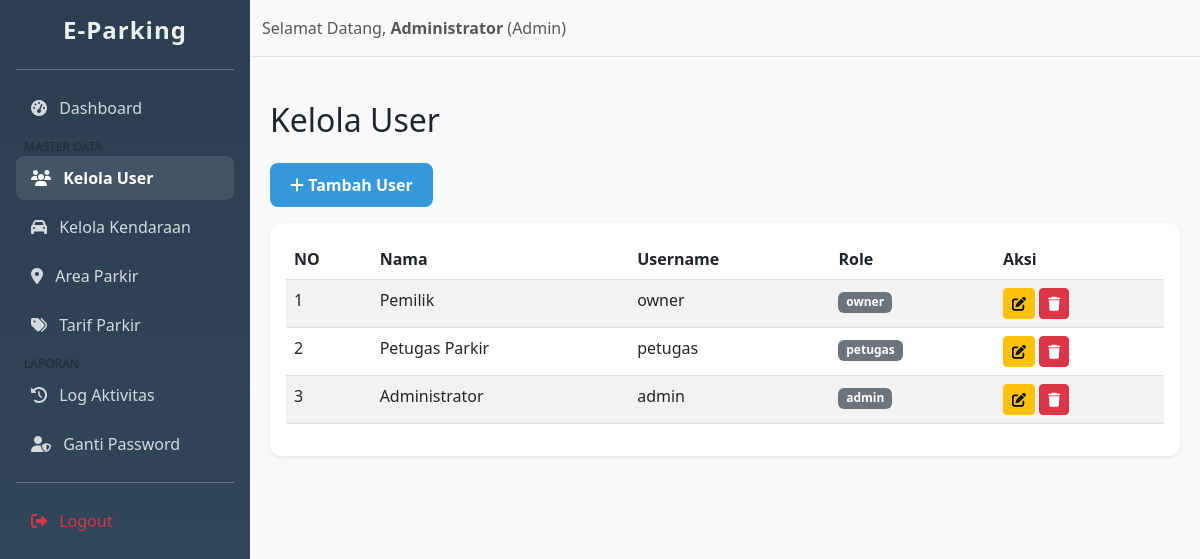
Page /pages/admin/user_read.php (signed in) on the committed database.
### tables this page shows
CREATE TABLE `tabel_users` (
  `id_user` int(11) NOT NULL AUTO_INCREMENT,
  `nama_user` varchar(100) NOT NULL,
  `username` varchar(50) NOT NULL,
  `password` varchar(255) NOT NULL,
  `role` enum('admin','petugas','owner') NOT NULL,
  `created_at` timestamp NOT NULL DEFAULT current_timestamp(),
  PRIMARY KEY (`id_user`),
  UNIQUE KEY `username` (`username`)
);

### pages/admin/user_read.php (the view, shortened to what this page needs)
<?php
include '../../config/database.php';
include '../../includes/header.php';
include '../../includes/sidebar.php';
?>
<div class="flex-grow-1 bg-light">
    <?php include '../../includes/navbar.php'; ?>
    <div class="content">
        <h2 class="mb-4">Kelola User</h2>
        <a href="user_add.php" class="btn btn-primary mb-3"><i class="fas fa-plus"></i> Tambah User</a>
        <div class="card border-0 shadow-sm">
            <div class="card-body">
                <table class="table table-striped table-hover">
                    <thead>
                        <tr>
                            <th>NO</th>
                            <th>Nama</th>
                            <th>Username</th>
                            <th>Role</th>
                            <th>Aksi</th>
                        </tr>
                    </thead>
                    <tbody>
                        <?php
                        $no = 1;
                        $query = mysqli_query($conn, "SELECT * FROM tabel_users ORDER BY id_user DESC");
                        while ($row = mysqli_fetch_assoc($query)) {
                        ?>
                        <tr>
                            <td><?= $no++ ?></td>
                            <td><?= $row['nama_user'] ?></td>
                            <td><?= $row['username'] ?></td>
                            <td><span class="badge bg-secondary"><?= $row['role'] ?></span></td>
                            <td>
                                <a href="user_edit.php?id=<?= $row['id_user'] ?>" class="btn btn-warning btn-sm"><i class="fas fa-edit"></i></a>
                                <a href="user_delete.php?id=<?= $row['id_user'] ?>" class="btn btn-danger btn-sm" onclick="return confirm('Yakin hapus user ini?')"><i class="fas fa-trash"></i></a>
                            </td>
                        </tr>
                        <?php } ?>
                    </tbody>
                </table>
            </div>
        </div>
    </div>
</div>
<?php include '../../includes/footer.php'; ?>

### includes/header.php (shortened to what this page needs)
<?php
$in_sub = (strpos($_SERVER['PHP_SELF'], '/pages/') !== false);
$prefix = $in_sub ? '../../' : '';
?>
<!DOCTYPE html>
<html lang="id">
<head>
    <link href="https://cdn.jsdelivr.net/npm/bootstrap@5.3.0/dist/css/bootstrap.min.css" rel="stylesheet">
    <link href="<?= $prefix ?>assets/style.css" rel="stylesheet">
    <link rel="stylesheet" href="https://cdnjs.cloudflare.com/ajax/libs/font-awesome/6.4.0/css/all.min.css">
</head>
<body>
<div class="d-flex">

### includes/sidebar.php (shortened to what this page needs)
<?php
$current_page = basename($_SERVER['PHP_SELF']);
$in_sub = (strpos($_SERVER['PHP_SELF'], '/pages/') !== false);
$prefix = $in_sub ? '../../' : '';
?>
<div class="sidebar p-3" style="width: 250px;">
    <h4 class="text-center mb-4">E-Parking</h4>
    <hr>
    <a href="<?= $prefix ?>index.php" class="<?= $current_page == 'index.php' ? 'active' : '' ?>">
        <i class="fas fa-tachometer-alt me-2"></i> Dashboard
    </a>
    <?php if($_SESSION['role'] == 'admin'): ?>
        <small class="text-muted ms-2 mt-2 d-block text-uppercase" style="font-size:0.75rem">Master Data</small>
        <a href="<?= $prefix ?>pages/admin/user_read.php" class="<?= $current_page == 'user_read.php' ? 'active' : '' ?>">
            <i class="fas fa-users me-2"></i> Kelola User
        </a>
        <a href="<?= $prefix ?>pages/admin/kendaraan_read.php" class="<?= $current_page == 'kendaraan_read.php' ? 'active' : '' ?>">
            <i class="fas fa-car me-2"></i> Kelola Kendaraan
        </a>
        <a href="<?= $prefix ?>pages/admin/area_read.php" class="<?= $current_page == 'area_read.php' ? 'active' : '' ?>">
            <i class="fas fa-map-marker-alt me-2"></i> Area Parkir
        </a>
        <a href="<?= $prefix ?>pages/admin/tarif_read.php" class="<?= $current_page == 'tarif_read.php' ? 'active' : '' ?>">
            <i class="fas fa-tags me-2"></i> Tarif Parkir
        </a>
        <small class="text-muted ms-2 mt-2 d-block text-uppercase" style="font-size:0.75rem">Laporan</small>
        <a href="<?= $prefix ?>pages/admin/logs.php" class="<?= $current_page == 'logs.php' ? 'active' : '' ?>">
            <i class="fas fa-history me-2"></i> Log Aktivitas
        </a>
    <?php endif; ?>
    <a href="<?= $prefix ?>pages/change_password.php" class="<?= $current_page == 'change_password.php' ? 'active' : '' ?>">
        <i class="fas fa-user-shield me-2"></i> Ganti Password
    </a>
    <hr>
    <a href="<?= $prefix ?>logout.php" class="text-danger"><i class="fas fa-sign-out-alt me-2"></i> Logout</a>
</div>

### includes/navbar.php
<nav class="navbar navbar-expand-lg navbar-light bg-light border-bottom mb-4">
    <div class="container-fluid">
        <span class="navbar-text">
            Selamat Datang, <strong><?= $_SESSION['nama_user'] ?></strong> (<?= ucfirst($_SESSION['role']) ?>)
        </span>
    </div>
</nav>

### includes/footer.php (shortened to what this page needs)
</div>
</body>
</html>

### assets/style.css (style rules this page uses)
body { background-color: #f0f2f5; font-family: 'Segoe UI', Roboto, Helvetica, Arial, sans-serif; }
.sidebar { background: linear-gradient(180deg, #2c3e50 0%, #34495e 100%); min-height: 100vh; box-shadow: 4px 0 10px rgba(0, 0, 0, 0.1); color: white; }
.sidebar h4 { color: #ecf0f1; font-weight: 700; letter-spacing: 1px; }
.sidebar a { color: #bdc3c7; text-decoration: none; padding: 12px 15px; display: block; border-radius: 8px; transition: all 0.3s ease; margin-bottom: 5px; }
.sidebar a.active { background: #3498db; color: white; font-weight: 600; }
.content { padding: 30px; }
.card { border-radius: 12px; transition: transform 0.3s ease, box-shadow 0.3s ease; }
.btn-primary { background-color: #3498db; border: none; padding: 10px 20px; border-radius: 8px; font-weight: 600; }

### includes/header.php (style rules this page uses)
.sidebar { min-height: 100vh; background-color: #343a40; color: white; }
.sidebar a { color: rgba(255,255,255,.8); text-decoration: none; padding: 10px 15px; display: block; }
.sidebar a:hover, .sidebar a.active { color: white; background-color: rgba(255,255,255,.1); }
.content { padding: 20px; }

### rows in the picture
tabel_users: nama_user "Pemilik", username "owner", role "owner"
tabel_users: nama_user "Petugas Parkir", username "petugas", role "petugas"
tabel_users: nama_user "Administrator", username "admin", role "admin"

### other values in the picture
$_SESSION['nama_user'] "Administrator"
$_SESSION['role'] "Admin"
